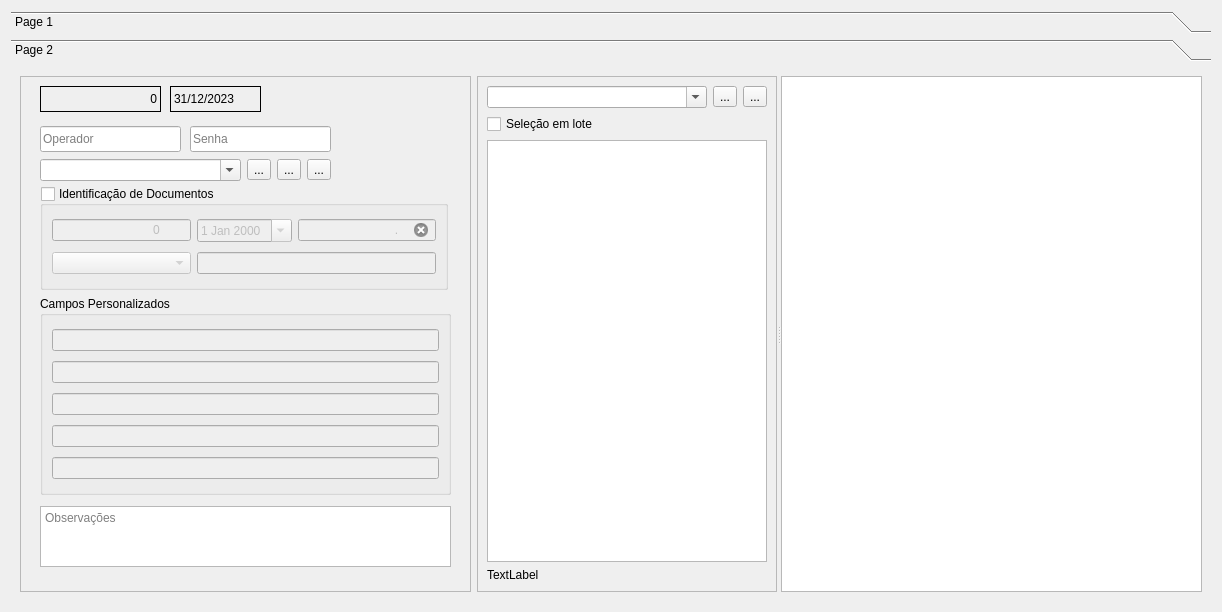
<?xml version="1.0" encoding="UTF-8"?>
<ui version="4.0">
 <class>FormDocuments</class>
 <widget class="QWidget" name="FormDocuments">
  <property name="geometry">
   <rect>
    <x>0</x>
    <y>0</y>
    <width>1222</width>
    <height>612</height>
   </rect>
  </property>
  <property name="windowTitle">
   <string>Form</string>
  </property>
  <property name="windowIcon">
   <iconset resource="qdocbase.qrc">
    <normaloff>:/images/png/images/docbase64x64.png</normaloff>:/images/png/images/docbase64x64.png</iconset>
  </property>
  <layout class="QGridLayout" name="gridLayout">
   <item row="0" column="1">
    <widget class="QToolBox" name="toolBox_Docs">
     <property name="currentIndex">
      <number>1</number>
     </property>
     <widget class="QWidget" name="page_Search">
      <property name="geometry">
       <rect>
        <x>0</x>
        <y>0</y>
        <width>1204</width>
        <height>530</height>
       </rect>
      </property>
      <attribute name="label">
       <string>Page 1</string>
      </attribute>
      <layout class="QGridLayout" name="gridLayout_10">
       <item row="0" column="0">
        <widget class="QFrame" name="frame_Caption">
         <property name="minimumSize">
          <size>
           <width>0</width>
           <height>49</height>
          </size>
         </property>
         <property name="frameShape">
          <enum>QFrame::Box</enum>
         </property>
         <property name="frameShadow">
          <enum>QFrame::Raised</enum>
         </property>
        </widget>
       </item>
       <item row="1" column="0">
        <widget class="QSplitter" name="splitter_2">
         <property name="orientation">
          <enum>Qt::Horizontal</enum>
         </property>
         <widget class="QFrame" name="frame_Entities_ViewSelect">
          <property name="frameShape">
           <enum>QFrame::Box</enum>
          </property>
          <property name="frameShadow">
           <enum>QFrame::Raised</enum>
          </property>
          <layout class="QGridLayout" name="gridLayout_9">
           <item row="0" column="0">
            <widget class="QGroupBox" name="groupBox_BaseEntities">
             <property name="title">
              <string>Entidades Base</string>
             </property>
             <layout class="QGridLayout" name="gridLayout_6">
              <item row="0" column="0">
               <widget class="BaseEntities_P" name="treeView_BaseEntities">
                <property name="sizePolicy">
                 <sizepolicy hsizetype="Preferred" vsizetype="Expanding">
                  <horstretch>0</horstretch>
                  <verstretch>0</verstretch>
                 </sizepolicy>
                </property>
                <property name="minimumSize">
                 <size>
                  <width>500</width>
                  <height>0</height>
                 </size>
                </property>
               </widget>
              </item>
             </layout>
            </widget>
           </item>
           <item row="1" column="0">
            <widget class="QGroupBox" name="groupBox_StorageEntities">
             <property name="title">
              <string>Vincular Nova Entidade para Edição</string>
             </property>
             <layout class="QGridLayout" name="gridLayout_7">
              <item row="0" column="0">
               <widget class="StorageEntities_P" name="treeView_StorageEntities">
                <property name="sizePolicy">
                 <sizepolicy hsizetype="Preferred" vsizetype="Expanding">
                  <horstretch>0</horstretch>
                  <verstretch>0</verstretch>
                 </sizepolicy>
                </property>
                <property name="minimumSize">
                 <size>
                  <width>500</width>
                  <height>0</height>
                 </size>
                </property>
                <property name="editTriggers">
                 <set>QAbstractItemView::DoubleClicked</set>
                </property>
                <property name="wordWrap">
                 <bool>true</bool>
                </property>
               </widget>
              </item>
             </layout>
            </widget>
           </item>
          </layout>
         </widget>
         <widget class="QGroupBox" name="groupBox_Documents">
          <property name="title">
           <string>Documentos</string>
          </property>
          <layout class="QGridLayout" name="gridLayout_8">
           <item row="0" column="0">
            <widget class="QSpinBox" name="spinBox_BeginYear">
             <property name="sizePolicy">
              <sizepolicy hsizetype="Fixed" vsizetype="Fixed">
               <horstretch>0</horstretch>
               <verstretch>0</verstretch>
              </sizepolicy>
             </property>
             <property name="minimumSize">
              <size>
               <width>115</width>
               <height>0</height>
              </size>
             </property>
             <property name="toolTip">
              <string>&lt;html&gt;&lt;head/&gt;&lt;body&gt;&lt;p&gt;Ano inicial para filtragem&lt;/p&gt;&lt;/body&gt;&lt;/html&gt;</string>
             </property>
             <property name="prefix">
              <string>Ano:</string>
             </property>
             <property name="minimum">
              <number>2000</number>
             </property>
             <property name="maximum">
              <number>2050</number>
             </property>
            </widget>
           </item>
           <item row="0" column="1">
            <widget class="QSpinBox" name="spinBox_EndYear">
             <property name="sizePolicy">
              <sizepolicy hsizetype="Fixed" vsizetype="Fixed">
               <horstretch>0</horstretch>
               <verstretch>0</verstretch>
              </sizepolicy>
             </property>
             <property name="minimumSize">
              <size>
               <width>115</width>
               <height>0</height>
              </size>
             </property>
             <property name="toolTip">
              <string>&lt;html&gt;&lt;head/&gt;&lt;body&gt;&lt;p&gt;Ano final para filtragem&lt;/p&gt;&lt;/body&gt;&lt;/html&gt;</string>
             </property>
             <property name="prefix">
              <string>Ano:</string>
             </property>
             <property name="minimum">
              <number>2000</number>
             </property>
             <property name="maximum">
              <number>2050</number>
             </property>
            </widget>
           </item>
           <item row="0" column="2" colspan="3">
            <spacer name="horizontalSpacer">
             <property name="orientation">
              <enum>Qt::Horizontal</enum>
             </property>
             <property name="sizeHint" stdset="0">
              <size>
               <width>298</width>
               <height>20</height>
              </size>
             </property>
            </spacer>
           </item>
           <item row="1" column="0" colspan="3">
            <widget class="QLabel" name="label">
             <property name="text">
              <string>Duplo-click para selecionar um documento para edição</string>
             </property>
            </widget>
           </item>
           <item row="1" column="3" colspan="2">
            <spacer name="horizontalSpacer_2">
             <property name="orientation">
              <enum>Qt::Horizontal</enum>
             </property>
             <property name="sizeHint" stdset="0">
              <size>
               <width>40</width>
               <height>20</height>
              </size>
             </property>
            </spacer>
           </item>
           <item row="2" column="0" colspan="5">
            <widget class="TableView_Documents_P" name="TableView_Documents">
             <property name="editTriggers">
              <set>QAbstractItemView::NoEditTriggers</set>
             </property>
             <property name="selectionMode">
              <enum>QAbstractItemView::ExtendedSelection</enum>
             </property>
             <property name="selectionBehavior">
              <enum>QAbstractItemView::SelectRows</enum>
             </property>
            </widget>
           </item>
           <item row="3" column="0" colspan="4">
            <widget class="QLabel" name="label_2">
             <property name="text">
              <string>Control+click para selecionar um ou mais documentos para impressão ou exportação</string>
             </property>
            </widget>
           </item>
           <item row="3" column="4">
            <spacer name="horizontalSpacer_3">
             <property name="orientation">
              <enum>Qt::Horizontal</enum>
             </property>
             <property name="sizeHint" stdset="0">
              <size>
               <width>122</width>
               <height>20</height>
              </size>
             </property>
            </spacer>
           </item>
          </layout>
         </widget>
        </widget>
       </item>
      </layout>
     </widget>
     <widget class="QWidget" name="page_Docs">
      <property name="geometry">
       <rect>
        <x>0</x>
        <y>0</y>
        <width>1204</width>
        <height>530</height>
       </rect>
      </property>
      <attribute name="label">
       <string>Page 2</string>
      </attribute>
      <layout class="QGridLayout" name="gridLayout_5">
       <item row="0" column="0">
        <widget class="QFrame" name="frame_DataEntity">
         <property name="sizePolicy">
          <sizepolicy hsizetype="Fixed" vsizetype="Preferred">
           <horstretch>0</horstretch>
           <verstretch>0</verstretch>
          </sizepolicy>
         </property>
         <property name="minimumSize">
          <size>
           <width>451</width>
           <height>0</height>
          </size>
         </property>
         <property name="maximumSize">
          <size>
           <width>451</width>
           <height>16777215</height>
          </size>
         </property>
         <property name="frameShape">
          <enum>QFrame::StyledPanel</enum>
         </property>
         <property name="frameShadow">
          <enum>QFrame::Raised</enum>
         </property>
         <widget class="QGroupBox" name="groupBox_CustomFields">
          <property name="geometry">
           <rect>
            <x>20</x>
            <y>220</y>
            <width>411</width>
            <height>199</height>
           </rect>
          </property>
          <property name="title">
           <string>Campos Personalizados</string>
          </property>
          <property name="flat">
           <bool>false</bool>
          </property>
          <property name="checkable">
           <bool>false</bool>
          </property>
          <property name="checked">
           <bool>false</bool>
          </property>
          <layout class="QGridLayout" name="gridLayout_3">
           <item row="0" column="0">
            <widget class="QLineEdit" name="lineEdit_CustomFiled_1">
             <property name="enabled">
              <bool>false</bool>
             </property>
             <property name="maxLength">
              <number>255</number>
             </property>
             <property name="clearButtonEnabled">
              <bool>true</bool>
             </property>
            </widget>
           </item>
           <item row="1" column="0">
            <widget class="QLineEdit" name="lineEdit_CustomFiled_2">
             <property name="enabled">
              <bool>false</bool>
             </property>
             <property name="maxLength">
              <number>255</number>
             </property>
             <property name="clearButtonEnabled">
              <bool>true</bool>
             </property>
            </widget>
           </item>
           <item row="2" column="0">
            <widget class="QLineEdit" name="lineEdit_CustomFiled_3">
             <property name="enabled">
              <bool>false</bool>
             </property>
             <property name="maxLength">
              <number>255</number>
             </property>
             <property name="clearButtonEnabled">
              <bool>true</bool>
             </property>
            </widget>
           </item>
           <item row="3" column="0">
            <widget class="QLineEdit" name="lineEdit_CustomFiled_4">
             <property name="enabled">
              <bool>false</bool>
             </property>
             <property name="maxLength">
              <number>255</number>
             </property>
             <property name="clearButtonEnabled">
              <bool>true</bool>
             </property>
            </widget>
           </item>
           <item row="4" column="0">
            <widget class="QLineEdit" name="lineEdit_CustomFiled_5">
             <property name="enabled">
              <bool>false</bool>
             </property>
             <property name="maxLength">
              <number>255</number>
             </property>
             <property name="clearButtonEnabled">
              <bool>true</bool>
             </property>
            </widget>
           </item>
          </layout>
         </widget>
         <widget class="QGroupBox" name="groupBox_DocId">
          <property name="geometry">
           <rect>
            <x>20</x>
            <y>110</y>
            <width>408</width>
            <height>104</height>
           </rect>
          </property>
          <property name="title">
           <string>Identificação de Documentos</string>
          </property>
          <property name="checkable">
           <bool>true</bool>
          </property>
          <property name="checked">
           <bool>false</bool>
          </property>
          <layout class="QGridLayout" name="gridLayout_2">
           <item row="0" column="0">
            <widget class="QLineEdit" name="lineEdit_DocNumber">
             <property name="toolTip">
              <string>Número de Identificação do Documento</string>
             </property>
             <property name="statusTip">
              <string/>
             </property>
             <property name="inputMask">
              <string>999999999</string>
             </property>
             <property name="text">
              <string>0</string>
             </property>
             <property name="maxLength">
              <number>9</number>
             </property>
             <property name="alignment">
              <set>Qt::AlignRight|Qt::AlignTrailing|Qt::AlignVCenter</set>
             </property>
            </widget>
           </item>
           <item row="0" column="1">
            <widget class="QDateEdit" name="dateEdit_DocId">
             <property name="toolTip">
              <string>Informe a data que valida este documento</string>
             </property>
             <property name="statusTip">
              <string/>
             </property>
             <property name="calendarPopup">
              <bool>true</bool>
             </property>
            </widget>
           </item>
           <item row="0" column="2">
            <widget class="QLineEdit" name="lineEdit_DocValue">
             <property name="toolTip">
              <string>Informe o valor em moeda corrente para este documento</string>
             </property>
             <property name="statusTip">
              <string/>
             </property>
             <property name="inputMask">
              <string>000000000.00</string>
             </property>
             <property name="text">
              <string>.</string>
             </property>
             <property name="maxLength">
              <number>12</number>
             </property>
             <property name="alignment">
              <set>Qt::AlignRight|Qt::AlignTrailing|Qt::AlignVCenter</set>
             </property>
             <property name="placeholderText">
              <string>Valor</string>
             </property>
             <property name="clearButtonEnabled">
              <bool>true</bool>
             </property>
            </widget>
           </item>
           <item row="1" column="0">
            <widget class="DocTypes_P" name="comboBox_DocType">
             <property name="toolTip">
              <string>Tipos de Documentos</string>
             </property>
            </widget>
           </item>
           <item row="1" column="1" colspan="2">
            <widget class="QLineEdit" name="lineEdit_DocIdent">
             <property name="toolTip">
              <string>Número do documento</string>
             </property>
             <property name="clearButtonEnabled">
              <bool>true</bool>
             </property>
            </widget>
           </item>
          </layout>
         </widget>
         <widget class="QLineEdit" name="lineEdit_Operator">
          <property name="geometry">
           <rect>
            <x>20</x>
            <y>50</y>
            <width>141</width>
            <height>26</height>
           </rect>
          </property>
          <property name="toolTip">
           <string>Nome do Operador</string>
          </property>
          <property name="maxLength">
           <number>15</number>
          </property>
          <property name="placeholderText">
           <string>Operador</string>
          </property>
          <property name="clearButtonEnabled">
           <bool>true</bool>
          </property>
         </widget>
         <widget class="QLabel" name="label_CurrDate">
          <property name="geometry">
           <rect>
            <x>150</x>
            <y>10</y>
            <width>91</width>
            <height>26</height>
           </rect>
          </property>
          <property name="toolTip">
           <string>&lt;html&gt;&lt;head/&gt;&lt;body&gt;&lt;p&gt;Data Corrente&lt;/p&gt;&lt;/body&gt;&lt;/html&gt;</string>
          </property>
          <property name="frameShape">
           <enum>QFrame::Box</enum>
          </property>
          <property name="text">
           <string>31/12/2023</string>
          </property>
         </widget>
         <widget class="QLineEdit" name="lineEdit_OperPass">
          <property name="geometry">
           <rect>
            <x>170</x>
            <y>50</y>
            <width>141</width>
            <height>26</height>
           </rect>
          </property>
          <property name="toolTip">
           <string>Senha do Operados para proteção do registro</string>
          </property>
          <property name="maxLength">
           <number>15</number>
          </property>
          <property name="echoMode">
           <enum>QLineEdit::Password</enum>
          </property>
          <property name="cursorPosition">
           <number>0</number>
          </property>
          <property name="placeholderText">
           <string>Senha</string>
          </property>
          <property name="clearButtonEnabled">
           <bool>true</bool>
          </property>
         </widget>
         <widget class="QWidget" name="layoutWidget">
          <property name="geometry">
           <rect>
            <x>20</x>
            <y>80</y>
            <width>291</width>
            <height>28</height>
           </rect>
          </property>
          <layout class="QHBoxLayout" name="horizontalLayout">
           <item>
            <widget class="Departments_P" name="comboBox_Departments">
             <property name="toolTip">
              <string>Nome dos Departamentos</string>
             </property>
             <property name="statusTip">
              <string/>
             </property>
             <property name="editable">
              <bool>true</bool>
             </property>
             <property name="currentIndex">
              <number>-1</number>
             </property>
             <property name="placeholderText">
              <string>Departamentos</string>
             </property>
            </widget>
           </item>
           <item>
            <widget class="QToolButton" name="toolButton_Departments_Save">
             <property name="toolTip">
              <string>Grava um novo departamento</string>
             </property>
             <property name="statusTip">
              <string/>
             </property>
             <property name="text">
              <string>...</string>
             </property>
             <property name="icon">
              <iconset theme="document-save">
               <normaloff>.</normaloff>.</iconset>
             </property>
            </widget>
           </item>
           <item>
            <widget class="QToolButton" name="toolButton_Departments_Reload">
             <property name="toolTip">
              <string>Recarrega lista de deparmentos</string>
             </property>
             <property name="statusTip">
              <string/>
             </property>
             <property name="text">
              <string>...</string>
             </property>
             <property name="icon">
              <iconset theme="edit-redo">
               <normaloff>.</normaloff>.</iconset>
             </property>
            </widget>
           </item>
           <item>
            <widget class="QToolButton" name="toolButton_Departments_Delete">
             <property name="toolTip">
              <string>Apaga um departamento</string>
             </property>
             <property name="statusTip">
              <string/>
             </property>
             <property name="text">
              <string>...</string>
             </property>
             <property name="icon">
              <iconset theme="edit-delete">
               <normaloff>.</normaloff>.</iconset>
             </property>
            </widget>
           </item>
          </layout>
         </widget>
         <widget class="QTextEdit" name="textEdit_Comments">
          <property name="geometry">
           <rect>
            <x>20</x>
            <y>430</y>
            <width>411</width>
            <height>61</height>
           </rect>
          </property>
          <property name="toolTip">
           <string>Informações adicionais sobre este registro</string>
          </property>
          <property name="statusTip">
           <string/>
          </property>
          <property name="placeholderText">
           <string>Observações</string>
          </property>
         </widget>
         <widget class="QLabel" name="label_Ident">
          <property name="geometry">
           <rect>
            <x>20</x>
            <y>10</y>
            <width>121</width>
            <height>26</height>
           </rect>
          </property>
          <property name="toolTip">
           <string>&lt;html&gt;&lt;head/&gt;&lt;body&gt;&lt;p&gt;Último código gravado&lt;/p&gt;&lt;/body&gt;&lt;/html&gt;</string>
          </property>
          <property name="frameShape">
           <enum>QFrame::Box</enum>
          </property>
          <property name="text">
           <string>0</string>
          </property>
          <property name="alignment">
           <set>Qt::AlignRight|Qt::AlignTrailing|Qt::AlignVCenter</set>
          </property>
         </widget>
        </widget>
       </item>
       <item row="0" column="1">
        <widget class="QSplitter" name="splitter">
         <property name="orientation">
          <enum>Qt::Horizontal</enum>
         </property>
         <widget class="QFrame" name="frame_BrowseFiles">
          <property name="sizePolicy">
           <sizepolicy hsizetype="Fixed" vsizetype="Preferred">
            <horstretch>0</horstretch>
            <verstretch>0</verstretch>
           </sizepolicy>
          </property>
          <property name="minimumSize">
           <size>
            <width>50</width>
            <height>0</height>
           </size>
          </property>
          <property name="maximumSize">
           <size>
            <width>300</width>
            <height>16777215</height>
           </size>
          </property>
          <property name="frameShape">
           <enum>QFrame::StyledPanel</enum>
          </property>
          <property name="frameShadow">
           <enum>QFrame::Raised</enum>
          </property>
          <layout class="QGridLayout" name="gridLayout_4">
           <item row="0" column="0">
            <layout class="QHBoxLayout" name="horizontalLayout_2">
             <item>
              <widget class="FileFilters_P" name="comboBox_Files">
               <property name="editable">
                <bool>true</bool>
               </property>
              </widget>
             </item>
             <item>
              <widget class="QToolButton" name="toolButton_FindFiles">
               <property name="text">
                <string>...</string>
               </property>
               <property name="icon">
                <iconset theme="folder-open"/>
               </property>
              </widget>
             </item>
             <item>
              <widget class="QToolButton" name="toolButton_FilesReload">
               <property name="text">
                <string>...</string>
               </property>
               <property name="icon">
                <iconset theme="edit-redo">
                 <normaloff>.</normaloff>.</iconset>
               </property>
              </widget>
             </item>
            </layout>
           </item>
           <item row="2" column="0">
            <widget class="QListView" name="listView_Files">
             <property name="iconSize">
              <size>
               <width>64</width>
               <height>64</height>
              </size>
             </property>
             <property name="isWrapping" stdset="0">
              <bool>true</bool>
             </property>
             <property name="resizeMode">
              <enum>QListView::Adjust</enum>
             </property>
             <property name="spacing">
              <number>5</number>
             </property>
             <property name="viewMode">
              <enum>QListView::IconMode</enum>
             </property>
             <property name="uniformItemSizes">
              <bool>true</bool>
             </property>
             <property name="wordWrap">
              <bool>true</bool>
             </property>
            </widget>
           </item>
           <item row="3" column="0">
            <widget class="QLabel" name="label_FilesInfo">
             <property name="text">
              <string>TextLabel</string>
             </property>
             <property name="wordWrap">
              <bool>true</bool>
             </property>
            </widget>
           </item>
           <item row="1" column="0">
            <widget class="QCheckBox" name="checkBox_Batch">
             <property name="toolTip">
              <string>&lt;html&gt;&lt;head/&gt;&lt;body&gt;&lt;p&gt;Ativa seleção múltipla das imagens para importação em lote.&lt;/p&gt;&lt;/body&gt;&lt;/html&gt;</string>
             </property>
             <property name="text">
              <string>Seleção em lote</string>
             </property>
            </widget>
           </item>
          </layout>
         </widget>
         <widget class="QGraphicsView" name="graphicsView_Images"/>
        </widget>
       </item>
      </layout>
     </widget>
    </widget>
   </item>
  </layout>
 </widget>
 <customwidgets>
  <customwidget>
   <class>Departments_P</class>
   <extends>QComboBox</extends>
   <header location="global">departments_p.h</header>
  </customwidget>
  <customwidget>
   <class>FileFilters_P</class>
   <extends>QComboBox</extends>
   <header location="global">filefilters_p.h</header>
  </customwidget>
  <customwidget>
   <class>DocTypes_P</class>
   <extends>QComboBox</extends>
   <header location="global">doctypes_p.h</header>
  </customwidget>
  <customwidget>
   <class>BaseEntities_P</class>
   <extends>QTreeView</extends>
   <header location="global">baseentities_p.h</header>
  </customwidget>
  <customwidget>
   <class>StorageEntities_P</class>
   <extends>QTreeView</extends>
   <header location="global">storageentities_p.h</header>
  </customwidget>
  <customwidget>
   <class>TableView_Documents_P</class>
   <extends>QTableView</extends>
   <header location="global">tableview_documents_p.h</header>
  </customwidget>
 </customwidgets>
 <tabstops>
  <tabstop>lineEdit_Operator</tabstop>
  <tabstop>lineEdit_OperPass</tabstop>
  <tabstop>comboBox_Departments</tabstop>
  <tabstop>toolButton_Departments_Save</tabstop>
  <tabstop>toolButton_Departments_Reload</tabstop>
  <tabstop>toolButton_Departments_Delete</tabstop>
  <tabstop>groupBox_DocId</tabstop>
  <tabstop>lineEdit_DocNumber</tabstop>
  <tabstop>dateEdit_DocId</tabstop>
  <tabstop>lineEdit_DocValue</tabstop>
  <tabstop>comboBox_DocType</tabstop>
  <tabstop>lineEdit_DocIdent</tabstop>
  <tabstop>lineEdit_CustomFiled_1</tabstop>
  <tabstop>lineEdit_CustomFiled_2</tabstop>
  <tabstop>lineEdit_CustomFiled_3</tabstop>
  <tabstop>lineEdit_CustomFiled_4</tabstop>
  <tabstop>lineEdit_CustomFiled_5</tabstop>
  <tabstop>textEdit_Comments</tabstop>
  <tabstop>comboBox_Files</tabstop>
  <tabstop>toolButton_FindFiles</tabstop>
  <tabstop>toolButton_FilesReload</tabstop>
  <tabstop>listView_Files</tabstop>
  <tabstop>graphicsView_Images</tabstop>
 </tabstops>
 <resources>
  <include location="qdocbase.qrc"/>
 </resources>
 <connections/>
</ui>
